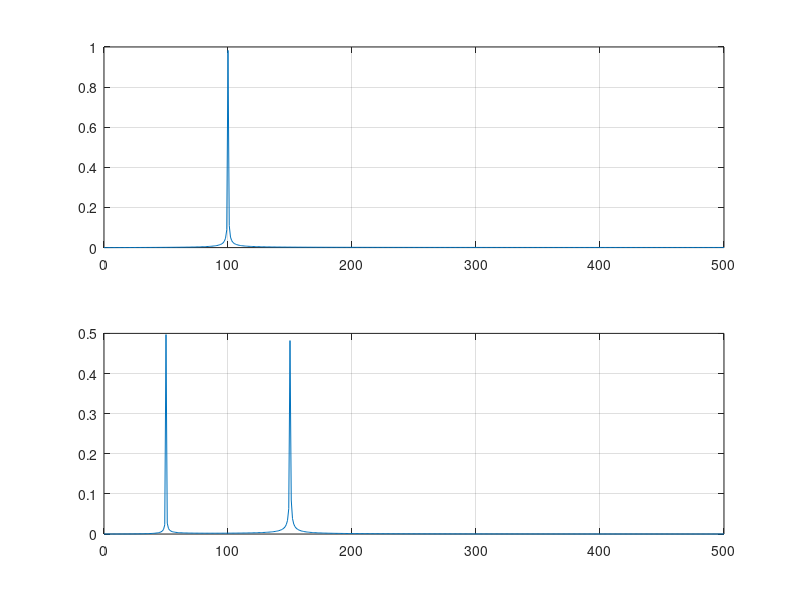

MATLAB code to generate this figure:
% Experiment 2. To verify following properties of forier transform:
% ii. Frequency shifting

clc; 
clear all ; 
close all;
t = linspace(0, 1, 1000);
S = sin(2*pi*100*t);
Sc = sin(2*pi*50*t);
HS = S.*Sc;
Fs = 1000;
Fn = Fs/2;
FT1 = fft(S)/length(S);
FT2 = fft(HS)/length(HS);
Fv = linspace(0, 1, fix(length(FT1)/2) + 1) * Fn;
Iv = 1:length(Fv);
figure(1)
subplot(2, 1, 1)
plot(Fv, 2*abs(FT1(Iv)))
grid
subplot(2, 1, 2)
plot(Fv, 2*abs(FT2(Iv)))
grid




